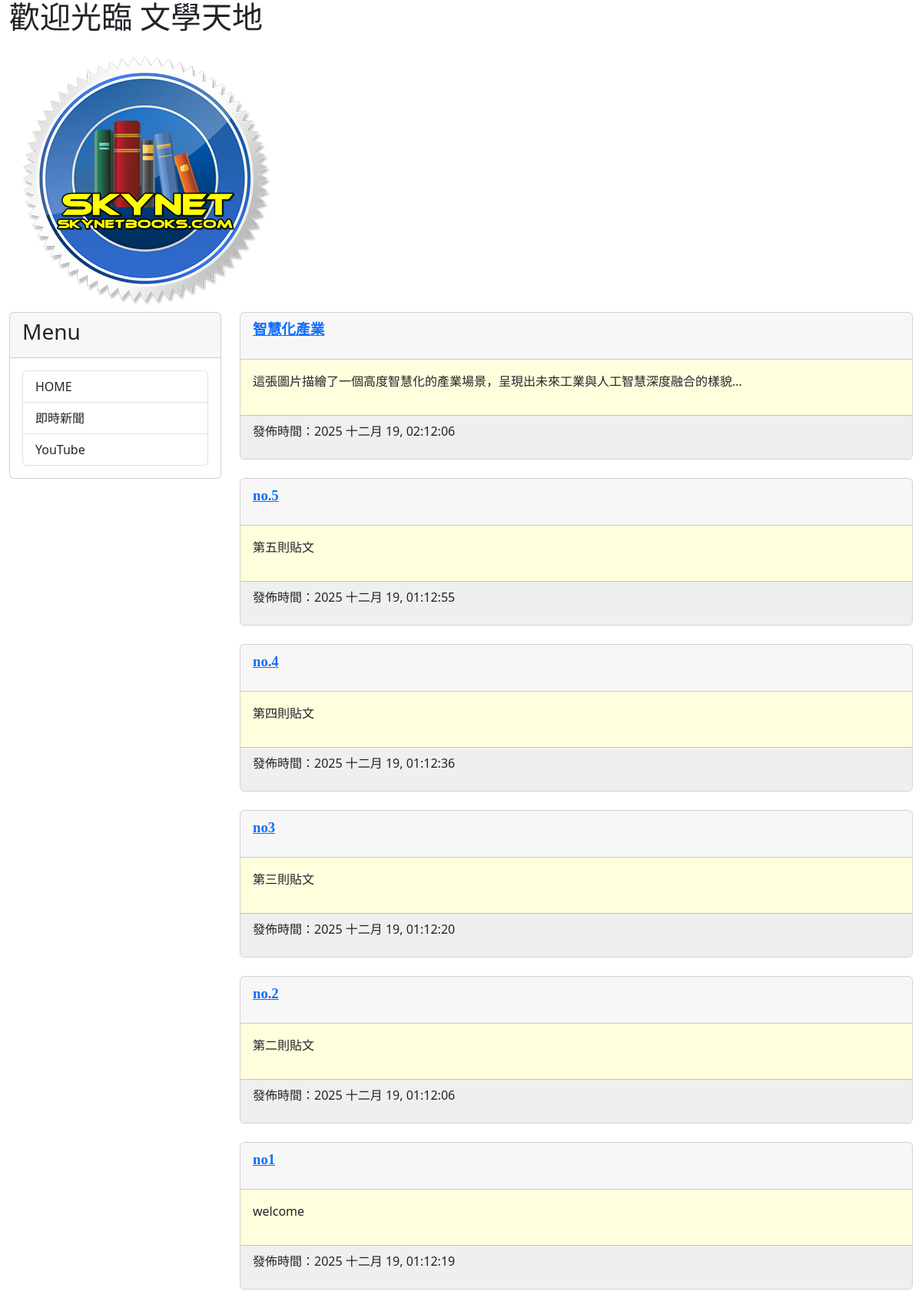
The page / on the database its author committed.
### mysite/models.py (models this page shows, shortened)
class Post(models.Model):
    title = models.CharField(max_length=200)
    slug = models.CharField(max_length=200)
    body = models.TextField()
    pub_date = models.DateTimeField(auto_now_add=True)
    class Meta:
        ordering = ('-pub_date',)

### mysite/views.py (the view)
# urls.py: path('', homepage),
def homepage(request):
    posts = Post.objects.all()
    now = datetime.now()
    return render(request, 'index.html', locals())

### templates/index.html (shortened to what this page needs)
{% extends 'base.html' %}
{% block content %}
 {% for post in posts %}
    <div class='card'>
        <div class='card-header'>
            <p style='font-family:微軟正黑體;font-size:14pt;font-weight:bold;'>
                <a href='/post/{{post.slug}}'>{{ post.title }}</a>
            </p>
        </div>
        <div class='card-body' style='background-color:#ffffdd'>
            <p>
               {{ post.body | truncatechars:40 }}
            </p>
        </div>
        <div class='card-footer'  style='background-color:#efefef'>
            <p>
                發佈時間：{{ post.pub_date | date:"Y M d, h:m:s"}}
            </p>
        </div>
    </div>
    <br>
    {% endfor %}
{% endblock %}

### templates/base.html (shortened to what this page needs)
<!DOCTYPE html>
<html>
<head>
    <link href="https://cdn.jsdelivr.net/npm/bootstrap@5.2.2/dist/css/bootstrap.min.css" rel="stylesheet">
</head>
<body>
    <div class="container-fluid">
        {% include 'header.html' %}
        <div class="row">
            <div class="col-sm-3 col-md-3">
                <div class="card">
                    <div class="card-header">
                        <h3>Menu</h3>
                    </div>
                    <div class="card-body">
                        <div class='list-group'>
                            <a href='/' class='list-group-item'>HOME</a>
                            <a href='https://google.com/news' class='list-group-item'>即時新聞</a>
                            <a href='https://youtube.com/' class='list-group-item'>YouTube</a>
                        </div>
                    </div>
                </div>
            </div>
            <div class="col-sm-9 col-md-9">
                {% block content %}
                {% endblock %}
            </div>
        </div>
    </div>
</body>

### templates/header.html
<h1 style="font-family:微軟正黑體;">歡迎光臨 文學天地</h1>
{% load static %}
<div class='well'>
    <img src="{% static 'images/logo.png' %}">
</div>

### rows shown on the page
Post: title "智慧化產業", body "這張圖片描繪了一個高度智慧化的產業場景，呈現出未來工業與人工智慧深度融合的樣貌…", pub_date "2025 十二月 19, 02:12:06"
Post: title "no.5", body "第五則貼文", pub_date "2025 十二月 19, 01:12:55"
Post: title "no.4", body "第四則貼文", pub_date "2025 十二月 19, 01:12:36"
Post: title "no3", body "第三則貼文", pub_date "2025 十二月 19, 01:12:20"
Post: title "no.2", body "第二則貼文", pub_date "2025 十二月 19, 01:12:06"
Post: title "no1", body "welcome", pub_date "2025 十二月 19, 01:12:19"
